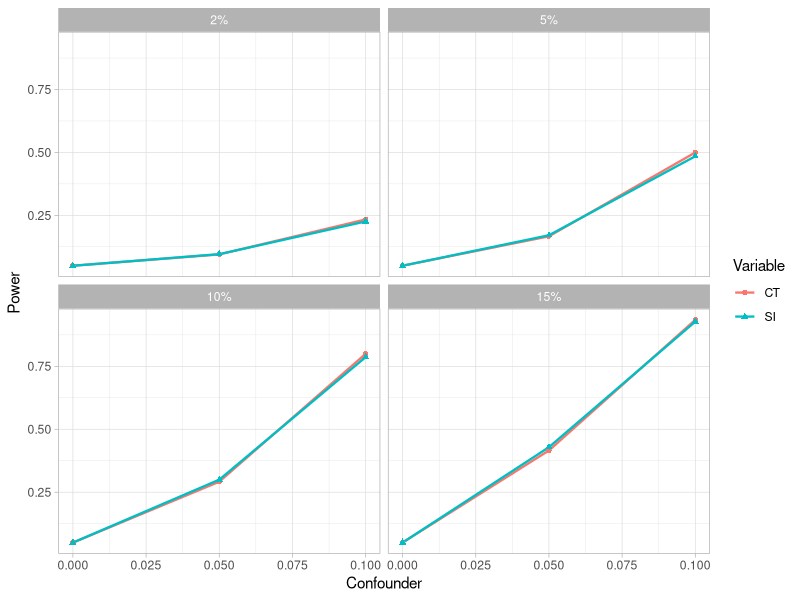
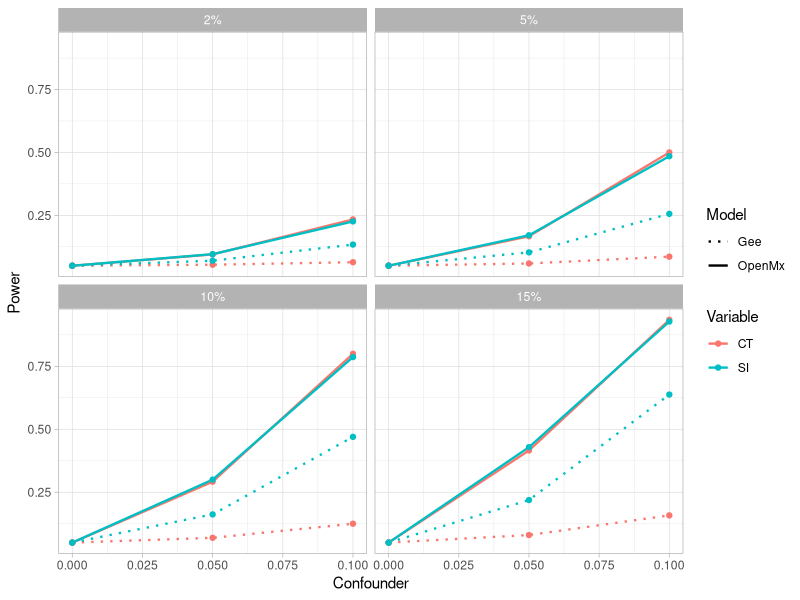
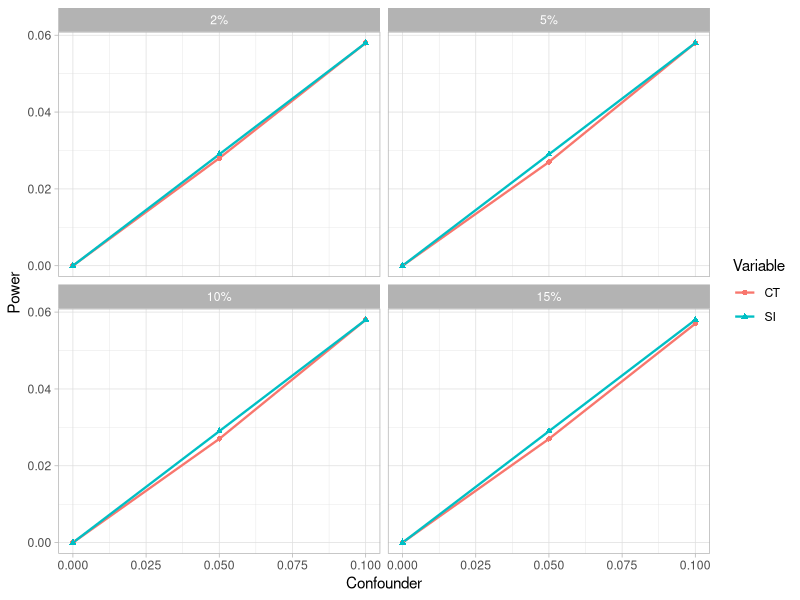
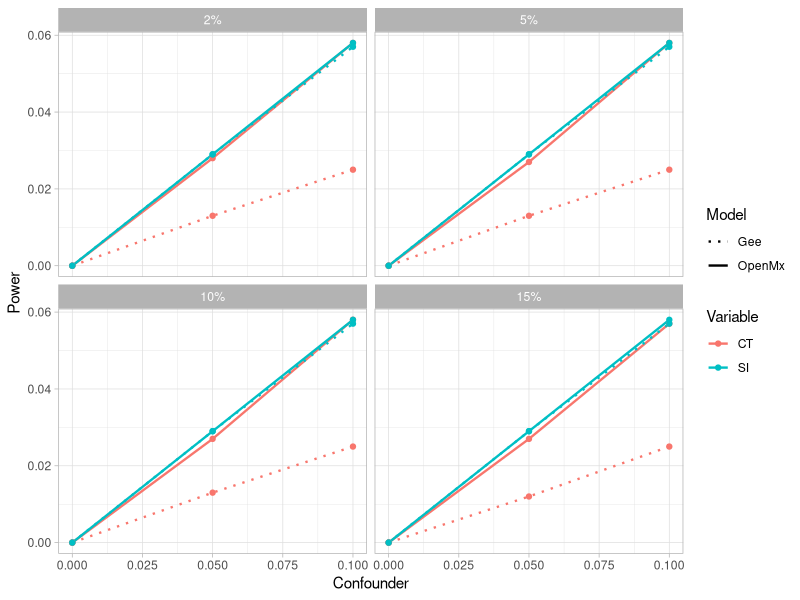
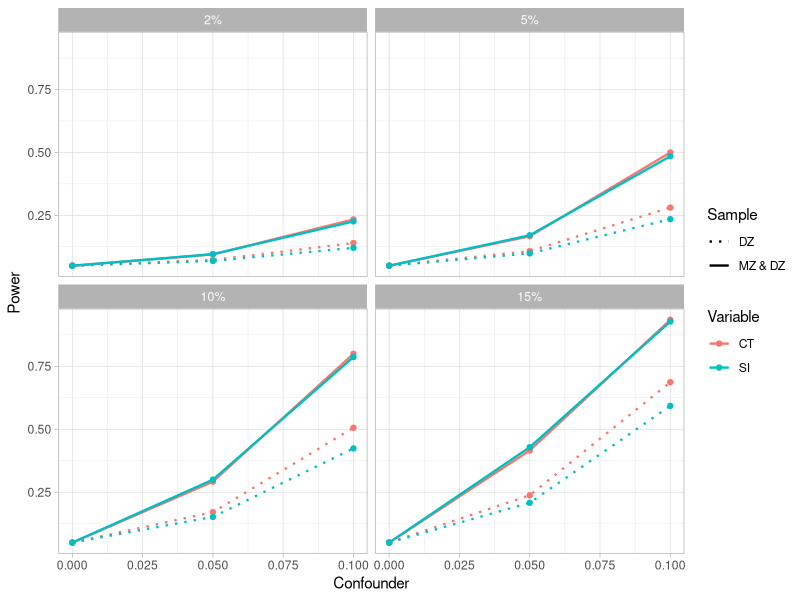

These charts were generated, in order, by the following R code:
library(tidyverse)

# Appendix data
app_mx_estimates <- read.csv("2024-05-08_mx_estimates_appendix.csv")
app_mx_power <- read.csv("2024-05-08_mx_power_appendix.csv")
app_gee_estimates <- read.csv("2024-05-08_gee_estimates_appendix.csv")
app_gee_power <- read.csv("2024-05-08_gee_power_appendix.csv")

# POWER

# Create dataset for gee results
p6_data <- app_gee_power %>%
  filter(g == 0, round(a^2, 3) == .4) %>%
  select("b", "p6", 'PGS') %>%
  mutate(Variable = "CT")

p7_data <- app_gee_power %>%
  filter(b == 0, round(a^2, 3) == .4) %>%
  select("g", "p7", 'PGS') %>%
  mutate(Variable = "SI")

colnames(p6_data)[1:2] <- c("Confounder", "Power")
colnames(p7_data)[1:2] <- c("Confounder", "Power")
gee_plot_data <- rbind(p6_data, p7_data) %>%
  mutate(Model = "Gee")

# Create same dataset for MX
p1_data_mx <- app_mx_power %>%
  filter(g == 0, round(a^2, 3) == .4) %>%
  select("b", "p1", 'PGS') %>%
  mutate(Variable = "CT")

p2_data_mx <- app_mx_power %>%
  filter(b == 0, round(a^2, 3) == .4) %>%
  select("g", "p2", 'PGS') %>%
  mutate(Variable = "SI")

colnames(p1_data_mx)[1:2] <- c("Confounder", "Power")
colnames(p2_data_mx)[1:2] <- c("Confounder", "Power")
mx_plot_data <- rbind(p1_data_mx, p2_data_mx) %>%
  mutate(Model = "OpenMx")

# Combine the two
# Merge the data frames based on Confounder, PGS, and Variable
full_plot_data <- rbind(mx_plot_data, gee_plot_data)

# Plot for only MX results
full_plot_data$PGS_percent <- scales::percent(full_plot_data$PGS)
full_plot_data$PGS_percent <- factor(full_plot_data$PGS_percent, levels = c("2%", "5%", "10%", "15%"))

mx_plot_data$PGS_percent <- scales::percent(mx_plot_data$PGS)
mx_plot_data$PGS_percent <- factor(mx_plot_data$PGS_percent, levels = c("2%", "5%", "10%", "15%"))

ggplot(data = mx_plot_data, mapping = aes(x = Confounder, y = Power, colour = Variable)) +
  geom_line(linewidth = 0.8) +
  geom_point(aes(shape = Variable)) +
  facet_wrap(~PGS_percent) +
  theme_light()

ggplot(data = full_plot_data, mapping = aes(x = Confounder, y = Power, color = Variable, linetype = Model)) +
  geom_line(linewidth = 0.8) +
  geom_point() +
  facet_wrap(~PGS_percent) +
  scale_linetype_manual(values = c("Gee" = "dotted", "OpenMx" = "solid")) +
  theme_light()

# ESTIMATES

# Create dataset for gee results
e6_data <- app_gee_estimates %>%
  filter(g == 0, round(a^2, 3) == .4) %>%
  select("b", "e6", 'PGS') %>%
  mutate(Variable = "CT")

e7_data <- app_gee_estimates %>%
  filter(b == 0, round(a^2, 3) == .4) %>%
  select("g", "e7", 'PGS') %>%
  mutate(Variable = "SI")

colnames(e6_data)[1:2] <- c("Confounder", "Power")
colnames(e7_data)[1:2] <- c("Confounder", "Power")
gee_plot_data_est <- rbind(e6_data, e7_data) %>%
  mutate(Model = "Gee")

# Create same dataset for MX
e1_data_mx <- app_mx_estimates %>%
  filter(g == 0, round(a^2, 3) == .4) %>%
  select("b", "e1", 'PGS') %>%
  mutate(Variable = "CT")

e2_data_mx <- app_mx_estimates %>%
  filter(b == 0, round(a^2, 3) == .4) %>%
  select("g", "e2", 'PGS') %>%
  mutate(Variable = "SI")

colnames(e1_data_mx)[1:2] <- c("Confounder", "Power")
colnames(e2_data_mx)[1:2] <- c("Confounder", "Power")
mx_plot_data_est <- rbind(e1_data_mx, e2_data_mx) %>%
  mutate(Model = "OpenMx")

# Combine the two
# Merge the data frames based on Confounder, PGS, and Variable
full_plot_data_est <- rbind(mx_plot_data_est, gee_plot_data_est)

# Plot for only MX results
full_plot_data_est$PGS_percent <- scales::percent(full_plot_data_est$PGS)
full_plot_data_est$PGS_percent <- factor(full_plot_data_est$PGS_percent, levels = c("2%", "5%", "10%", "15%"))

mx_plot_data_est$PGS_percent <- scales::percent(mx_plot_data_est$PGS)
mx_plot_data_est$PGS_percent <- factor(mx_plot_data_est$PGS_percent, levels = c("2%", "5%", "10%", "15%"))

ggplot(data = mx_plot_data_est, mapping = aes(x = Confounder, y = Power, colour = Variable)) +
  geom_line(linewidth = 0.8) +
  geom_point(aes(shape = Variable)) +
  facet_wrap(~PGS_percent) +
  theme_light()

ggplot(data = full_plot_data_est, mapping = aes(x = Confounder, y = Power, color = Variable, linetype = Model)) +
  geom_line(linewidth = 0.8) +
  geom_point() +
  facet_wrap(~PGS_percent) +
  scale_linetype_manual(values = c("Gee" = "dotted", "OpenMx" = "solid")) +
  theme_light()

# Compare MZ and DZ to DZ only

dz_p13_data <- app_mx_power %>%
  filter(g == 0, round(a^2, 3) == .4) %>%
  select("b", "p13", 'PGS') %>%
  mutate(Variable = "CT")

dz_p14_data <- app_mx_power %>%
  filter(b == 0, round(a^2, 3) == .4) %>%
  select("g", "p14", 'PGS') %>%
  mutate(Variable = "SI")

colnames(dz_p13_data)[1:2] <- c("Confounder", "Power")
colnames(dz_p14_data)[1:2] <- c("Confounder", "Power")

dz_plot_data <- rbind(dz_p13_data, dz_p14_data) %>%
  mutate(Sample = "DZ", PGS_percent = scales::percent(PGS))

mz_plot_data <- mx_plot_data %>%
  select(-Model,) %>%
  mutate(Sample = "MZ & DZ")

mzdz_plot_data <- rbind(mz_plot_data, dz_plot_data)

ggplot(data = mzdz_plot_data, mapping = aes(x = Confounder, y = Power, color = Variable, linetype = Sample)) +
  geom_line(linewidth = 0.8) +
  geom_point() +
  facet_wrap(~PGS_percent) +
  scale_linetype_manual(values = c("DZ" = "dotted", "MZ & DZ" = "solid")) +
  theme_light()
